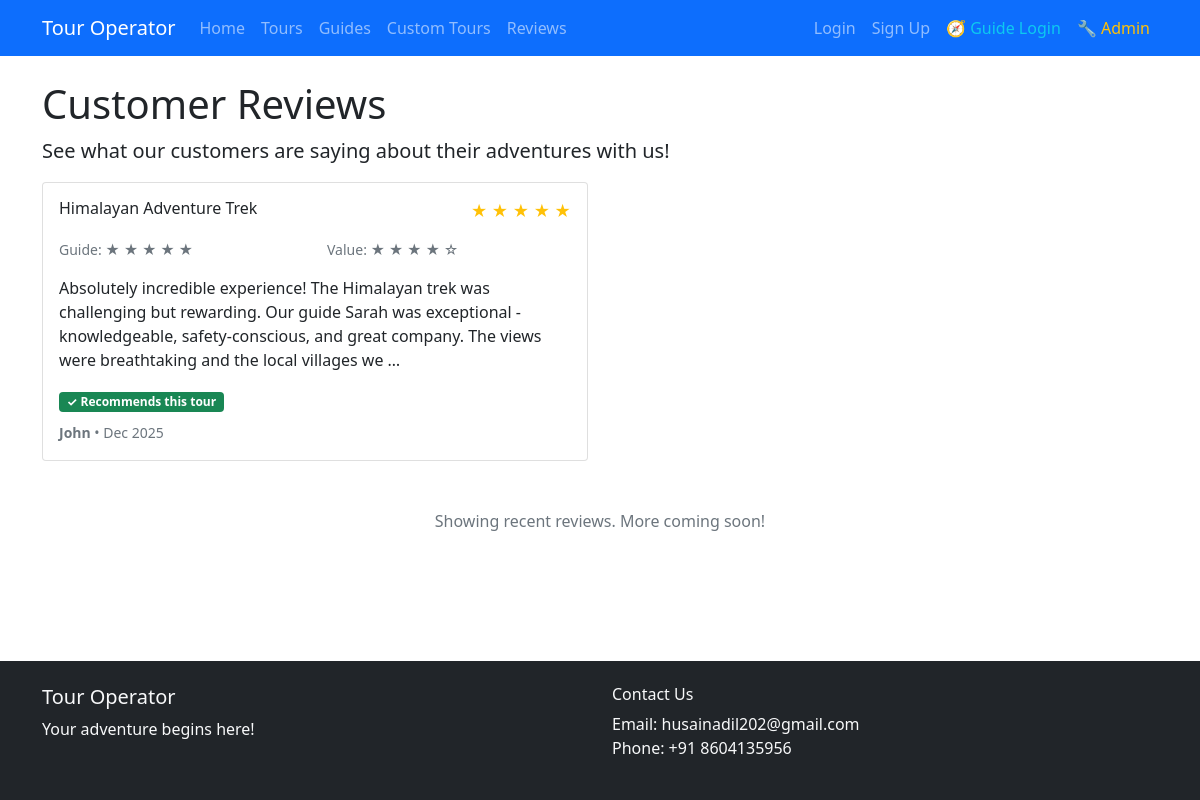
Page /feedback/reviews/ on the committed database.
### feedback/models.py (models this page shows, shortened)
class TourFeedback(models.Model):
    RATING_CHOICES = [
        (1, '1 - Poor'),
        (2, '2 - Fair'),
        (3, '3 - Good'),
        (4, '4 - Very Good'),
        (5, '5 - Excellent'),
    ]
    booking = models.OneToOneField(Booking, on_delete=models.CASCADE)
    overall_rating = models.IntegerField(choices=RATING_CHOICES)
    guide_rating = models.IntegerField(choices=RATING_CHOICES)
    accommodation_rating = models.IntegerField(choices=RATING_CHOICES)
    value_for_money_rating = models.IntegerField(choices=RATING_CHOICES)
    comments = models.TextField()
    would_recommend = models.BooleanField()
    suggestions = models.TextField(blank=True)
    created_at = models.DateTimeField(auto_now_add=True)

### bookings/models.py (models this page shows, shortened)
class Booking(models.Model):
    STATUS_CHOICES = [
        ('pending', 'Pending'),
        ('confirmed', 'Confirmed'),
        ('cancelled', 'Cancelled'),
        ('completed', 'Completed'),
    ]
    customer = models.ForeignKey(Customer, on_delete=models.CASCADE)
    tour_date = models.ForeignKey(TourDate, on_delete=models.CASCADE)
    guide = models.ForeignKey(Guide, on_delete=models.SET_NULL, null=True, blank=True)
    participants = models.IntegerField()
    total_price = models.DecimalField(max_digits=10, decimal_places=2)
    status = models.CharField(max_length=20, choices=STATUS_CHOICES, default='pending')
    special_requests = models.TextField(blank=True)
    booking_date = models.DateTimeField(auto_now_add=True)
    payment_status = models.BooleanField(default=False)

class Customer(models.Model):
    user = models.OneToOneField(User, on_delete=models.CASCADE)
    phone = models.CharField(max_length=15, blank=True)
    emergency_contact = models.CharField(max_length=100, blank=True)
    emergency_phone = models.CharField(max_length=15, blank=True)
    date_of_birth = models.DateField(null=True, blank=True)
    nationality = models.CharField(max_length=50, blank=True)
    passport_number = models.CharField(max_length=20, blank=True)
    created_at = models.DateTimeField(auto_now_add=True)

### tours/models.py (models this page shows, shortened)
class TourDate(models.Model):
    tour_package = models.ForeignKey(TourPackage, on_delete=models.CASCADE, related_name='tour_dates')
    start_date = models.DateField()
    end_date = models.DateField()
    available_spots = models.IntegerField()
    is_available = models.BooleanField(default=True)

class TourPackage(models.Model):
    DIFFICULTY_CHOICES = [
        ('easy', 'Easy'),
        ('moderate', 'Moderate'),
        ('difficult', 'Difficult'),
    ]
    name = models.CharField(max_length=200)
    description = models.TextField()
    duration = models.IntegerField(help_text="Duration in days")
    price = models.DecimalField(max_digits=10, decimal_places=2)
    max_participants = models.IntegerField()
    difficulty = models.CharField(max_length=20, choices=DIFFICULTY_CHOICES)
    location = models.CharField(max_length=200)
    included_services = models.TextField()
    excluded_services = models.TextField()
    itinerary = models.TextField()
    is_active = models.BooleanField(default=True)
    created_at = models.DateTimeField(auto_now_add=True)
    updated_at = models.DateTimeField(auto_now=True)

### feedback/views.py (the view)
# urls.py: path('reviews/', views.feedback_list, name='feedback_list'),
def feedback_list(request):
    tour_feedbacks = TourFeedback.objects.all().order_by('-created_at')[:10]
    return render(request, 'feedback/feedback_list.html', {'feedbacks': tour_feedbacks})

### templates/feedback/feedback_list.html (shortened to what this page needs)
{% extends 'base.html' %}
{% block content %}
<h1>Customer Reviews</h1>
<p class="lead">See what our customers are saying about their adventures with us!</p>
{% if feedbacks %}
    <div class="row">
        {% for feedback in feedbacks %}
            <div class="col-md-6 mb-4">
                <div class="card">
                    <div class="card-body">
                        <div class="d-flex justify-content-between align-items-start mb-3">
                            <h6 class="card-title mb-0">{{ feedback.booking.tour_date.tour_package.name }}</h6>
                            <div class="rating">
                                {% for i in "12345" %}
                                    {% if forloop.counter <= feedback.overall_rating %}
                                        <span class="text-warning">★</span>
                                    {% else %}
                                        <span class="text-muted">☆</span>
                                    {% endif %}
                                {% endfor %}
                            </div>
                        </div>
                        <div class="feedback-ratings mb-3">
                            <small class="text-muted">
                                <div class="row">
                                    <div class="col-6">
                                        Guide:
                                        {% for i in "12345" %}
                                            {% if forloop.counter <= feedback.guide_rating %}★{% else %}☆{% endif %}
                                        {% endfor %}
                                    </div>
                                    <div class="col-6">
                                        Value:
                                        {% for i in "12345" %}
                                            {% if forloop.counter <= feedback.value_for_money_rating %}★{% else %}☆{% endif %}
                                        {% endfor %}
                                    </div>
                                </div>
                            </small>
                        </div>
                        <p class="card-text">{{ feedback.comments|truncatewords:30 }}</p>
                        {% if feedback.would_recommend %}
                            <div class="badge bg-success mb-2">
                                ✓ Recommends this tour
                            </div>
                        {% endif %}
                        <div class="text-muted">
                            <small>
                                <strong>{{ feedback.booking.customer.user.first_name }}</strong> •
                                {{ feedback.created_at|date:"M Y" }}
                            </small>
                        </div>
                    </div>
                </div>
            </div>
        {% endfor %}
    </div>
    <div class="text-center mt-4">
        <p class="text-muted">Showing recent reviews. More coming soon!</p>
    </div>
{% else %}
    <div class="alert alert-info">
        <h4>No reviews yet</h4>
        <p>Be the first to leave a review after completing a tour!</p>
        <a href="{% url 'tour_list' %}" class="btn btn-primary">Browse Tours</a>
    </div>
{% endif %}
{% endblock %}

### rows in the picture
TourFeedback: booking.tour_date.tour_package.name "Himalayan Adventure Trek", overall_rating 5 (drawn), guide_rating 5 (drawn), value_for_money_rating 4 (drawn), comments "Absolutely incredible experience! The Himalayan trek was challenging but rewarding. Our guide Sarah was exceptional - knowledgeable, safety-conscious, and great company. The views were breathtaking and the local villages we …", would_recommend "✓ Recommends this tour", booking.customer.user.first_name "John", created_at "Dec 2025"
